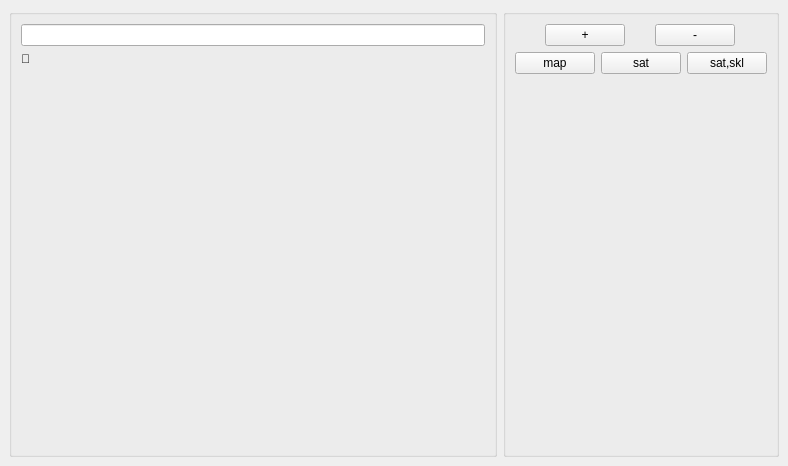
<?xml version="1.0" encoding="UTF-8"?>
<ui version="4.0">
 <class>MainWindow</class>
 <widget class="QMainWindow" name="MainWindow">
  <property name="geometry">
   <rect>
    <x>0</x>
    <y>0</y>
    <width>788</width>
    <height>466</height>
   </rect>
  </property>
  <property name="windowTitle">
   <string>MainWindow</string>
  </property>
  <widget class="QWidget" name="centralwidget">
   <layout class="QHBoxLayout" name="horizontalLayout">
    <item>
     <widget class="QGroupBox" name="groupBox">
      <property name="sizePolicy">
       <sizepolicy hsizetype="Preferred" vsizetype="Preferred">
        <horstretch>1</horstretch>
        <verstretch>1</verstretch>
       </sizepolicy>
      </property>
      <property name="title">
       <string/>
      </property>
      <layout class="QVBoxLayout" name="verticalLayout">
       <item>
        <widget class="QLineEdit" name="find_palce"/>
       </item>
       <item>
        <widget class="QLabel" name="map_image">
         <property name="sizePolicy">
          <sizepolicy hsizetype="Preferred" vsizetype="Preferred">
           <horstretch>1</horstretch>
           <verstretch>0</verstretch>
          </sizepolicy>
         </property>
         <property name="text">
          <string>🤡</string>
         </property>
         <property name="alignment">
          <set>Qt::AlignLeading|Qt::AlignLeft|Qt::AlignTop</set>
         </property>
        </widget>
       </item>
       <item>
        <spacer name="verticalSpacer">
         <property name="orientation">
          <enum>Qt::Vertical</enum>
         </property>
         <property name="sizeType">
          <enum>QSizePolicy::MinimumExpanding</enum>
         </property>
         <property name="sizeHint" stdset="0">
          <size>
           <width>20</width>
           <height>40</height>
          </size>
         </property>
        </spacer>
       </item>
      </layout>
     </widget>
    </item>
    <item>
     <widget class="QGroupBox" name="groupBox_2">
      <property name="title">
       <string/>
      </property>
      <layout class="QVBoxLayout" name="verticalLayout_2">
       <item>
        <layout class="QHBoxLayout" name="horizontalLayout_3">
         <property name="spacing">
          <number>0</number>
         </property>
         <property name="sizeConstraint">
          <enum>QLayout::SetMinimumSize</enum>
         </property>
         <item>
          <widget class="QPushButton" name="btn_plus">
           <property name="sizePolicy">
            <sizepolicy hsizetype="Fixed" vsizetype="Fixed">
             <horstretch>0</horstretch>
             <verstretch>0</verstretch>
            </sizepolicy>
           </property>
           <property name="text">
            <string>+</string>
           </property>
          </widget>
         </item>
         <item>
          <widget class="QPushButton" name="btn_minus">
           <property name="sizePolicy">
            <sizepolicy hsizetype="Fixed" vsizetype="Fixed">
             <horstretch>0</horstretch>
             <verstretch>0</verstretch>
            </sizepolicy>
           </property>
           <property name="text">
            <string>-</string>
           </property>
          </widget>
         </item>
        </layout>
       </item>
       <item>
        <layout class="QHBoxLayout" name="horizontalLayout_2">
         <item>
          <widget class="QPushButton" name="map">
           <property name="sizePolicy">
            <sizepolicy hsizetype="Minimum" vsizetype="Fixed">
             <horstretch>1</horstretch>
             <verstretch>0</verstretch>
            </sizepolicy>
           </property>
           <property name="text">
            <string>map</string>
           </property>
          </widget>
         </item>
         <item>
          <widget class="QPushButton" name="sat">
           <property name="text">
            <string>sat</string>
           </property>
          </widget>
         </item>
         <item>
          <widget class="QPushButton" name="sat_skl">
           <property name="text">
            <string>sat,skl</string>
           </property>
          </widget>
         </item>
        </layout>
       </item>
       <item>
        <spacer name="verticalSpacer_2">
         <property name="orientation">
          <enum>Qt::Vertical</enum>
         </property>
         <property name="sizeHint" stdset="0">
          <size>
           <width>20</width>
           <height>40</height>
          </size>
         </property>
        </spacer>
       </item>
      </layout>
     </widget>
    </item>
   </layout>
  </widget>
 </widget>
 <resources/>
 <connections/>
</ui>
